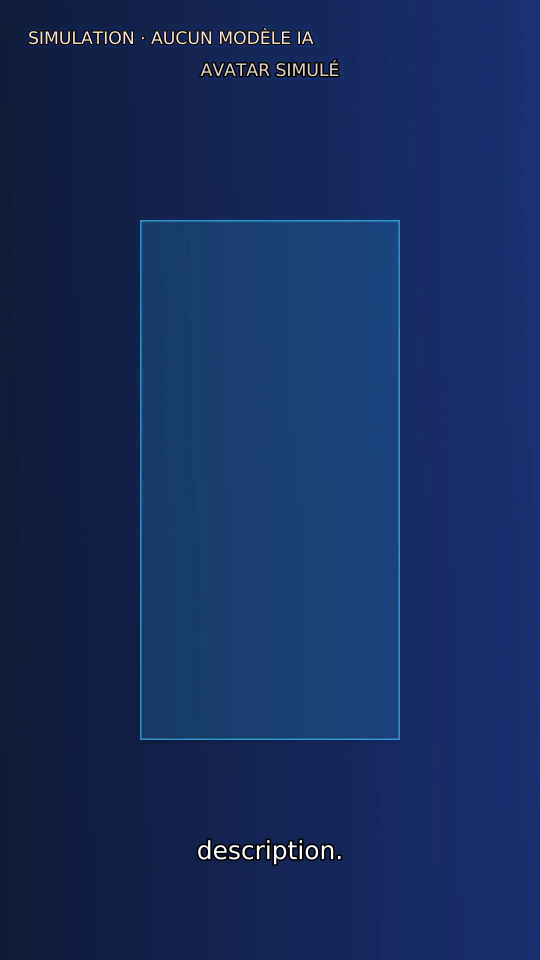
#> input picture scripts/production/artifacts/portfolio-20261026/eclat-02/references/essence-original.jpg, 1080 x 1920 px (shown at 1/2 size)
$ python portfolio_eclat_pulse.py prepare
#> lines starting #> are read from the running program, lines starting #| are printed output that depends on the picture
#!/usr/bin/env python3
import argparse
import base64
import hashlib
import io
import json
import math
from pathlib import Path
import random
import subprocess
import time
import urllib.request
import wave
from array import array

from PIL import Image, ImageDraw, ImageFont, ImageOps

ROOT = Path("artifacts/portfolio-20261026")
SIZE = (768, 1344)
FPS = 24
FILMS = {
    "eclat-02": {
        "title": "ÉCLAT / 02", "subtitle": "LA LUMIÈRE, À FLEUR DE PEAU",
        "music": "reverie", "music_date": "2020/03", "music_start": 45,
        "trim": 4.75, "card": 1.75, "duration": 15.5,
        "shots": [
            {"name": "essence", "id": 6693978, "author": "Tara Winstead",
             "page": "https://www.pexels.com/photo/bottle-with-dropper-6693978/",
             "crop": [.28, .28, .75, .85], "seed": 26102601,
             "prompt": "Prestige skincare commercial. Extreme macro of the authentic glass pipette and amber glass from this real photograph. The crop deliberately excludes the cap. A tiny glistening meniscus of clear serum moves slowly inside the transparent pipette; one small droplet catches a soft warm reflection. Controlled 2 cm lateral macro camera slide, exquisite specular highlights, shallow optical depth of field, warm ivory background, natural transparent liquid physics. Keep the exact glass geometry and original composition. One uninterrupted cinematic take, restrained and sensual. No new hands, no new bottle, no text, no labels, no logos. Silent human subjects; audio contains only a tiny liquid tick and soft room tone. No speech, no whisper, no vocals, no music."},
            {"name": "caresse", "id": 6417954, "author": "Pavel Danilyuk",
             "page": "https://www.pexels.com/photo/person-woman-hand-face-6417954/",
             "crop": [0, .03, 1, 1], "seed": 26102602,
             "prompt": "Luxury skincare beauty film from the authentic photograph. Preserve the exact adult woman's face, skin texture, fingers, transparent pipette and white clothing. A single tiny drop of serum touches her cheek beneath the eye, then her hand withdraws only two centimeters; her expression stays calm and relaxed, lips closed. An exceptionally slow cinematic camera push of a few centimeters. Soft diffused ivory window light, luminous natural skin, warm neutral color, shallow depth of field, elegant restrained beauty photography. No speaking or moving lips. No additional fingers, no warped pipette, no new product packaging, no text, no letters, no logo, no cut. Audio: extremely soft liquid touch and cloth rustle only, no voice, no whisper, no song or music."},
            {"name": "packshot", "id": 8101511, "author": "Polina",
             "page": "https://www.pexels.com/photo/close-up-photo-of-serum-bottles-8101511/",
             "crop": [.59, .30, 1, 1], "seed": 26102603,
             "prompt": "Impeccable luxury skincare product packshot, the exact single amber glass serum bottle with white dropper cap and COMPLETELY BLANK white paper label from this authentic photograph. Bottle stays upright, sealed, rigid and absolutely stationary on the same ivory textured linen. A slow, very short lateral dolly produces delicate parallax and a soft golden highlight travels along the curved amber shoulder. Keep precisely the same blank label, white cap, bottle silhouette, cloth and light direction. Warm cream and champagne palette, refined optical detail, soft window light and long elegant shadows. Only this one bottle, no additions, no opening cap, no hands, no new props. No letters or generated text anywhere. Audio: near-silent airy room tone, no voice, no whisper, no music."},
        ],
    },
    "pulse-01": {
        "title": "PULSE / 01", "subtitle": "CHAQUE MOUVEMENT COMPTE",
        "music": "catalyst", "music_date": "2020/06", "music_start": 52,
        "trim": 4.0, "card": 1.25, "duration": 13.25,
        "shots": [
            {"name": "focus", "id": 4754140, "author": "cottonbro studio",
             "page": "https://www.pexels.com/photo/woman-in-black-sports-bra-and-black-shorts-4754140/",
             "crop": [0, 0, 1, 1], "seed": 26102611,
             "prompt": "Premium activewear campaign. Keep the exact athletic adult female boxer, braided hair, graphite sports bra, black gloves and industrial boxing gym from this real photograph. She lifts her gaze with fierce focus and raises her gloved hands just slightly into a compact guard; a controlled athletic breath moves the ribbed performance fabric. Cinematic short lateral tracking camera, steel blue shadows, bright white rim light through the windows, dramatic contrast, fine realistic sweat and tactile technical fabric. Preserve identity, body anatomy and original garment seams. Short purposeful movement, no punch, no new people or equipment, no extra fingers or arms, no logos or text. Sound: close fabric rustle and glove leather creak, no vocal breath, no words, no dialogue, no singing and no music."},
            {"name": "drive", "id": 4753990, "author": "cottonbro studio",
             "page": "https://www.pexels.com/photo/woman-in-white-tank-top-and-black-shorts-sitting-on-brown-wooden-floor-4753990/",
             "crop": [0, .05, 1, 1], "seed": 26102612,
             "prompt": "A cinematic premium activewear campaign, same exact adult female athlete with two braids and graphite ribbed sports bra in this authentic industrial boxing gym photograph. Starting in the photographed low push-up position gripping the two stationary hexagonal dumbbells, she presses smoothly upward ONCE by a short distance with plausible shoulder and elbow mechanics, then holds. Her hands remain planted on the exact dumbbell handles, weights never slide. Camera is low and makes a small energetic forward tracking move, strong cool window rim light, rich dark shadows, crisp fabric texture and natural sweat. Preserve her face, outfit, braids, gym and body proportions. No extra limbs, no fast repetitions, no camera spin, no added objects, no brand or lettering. Audio: weight contact, subtle floor impact, fabric stretch only; no human voice, no words, no grunts, no singing, no music."},
            {"name": "resolve", "id": 4753988, "author": "cottonbro studio",
             "page": "https://www.pexels.com/photo/woman-in-black-sports-bra-and-black-shorts-doing-exercise-4753988/",
             "crop": [0, 0, 1, 1], "seed": 26102613,
             "prompt": "Cinematic sportswear campaign finale from the authentic photo. Preserve this exact adult female athlete, two tight braids, graphite sports bra and shorts, black boxing gloves and same industrial gym. Seated at the edge of the ring, she slowly lifts her head and locks a determined forward gaze, gently lowering the glove from her forehead toward her chin in one small controlled movement. Subtle real fabric movement and sweat highlights, powerful composed silhouette. A short low lateral dolly reveals window light, cool charcoal shadows, tactile ribbed activewear, silver-blue rim, premium cinematic contrast. Keep exact body, face, hands, gloves and original gym. No new limbs or people, no smile, no text, no visible brand, no speech. Audio: glove leather, restrained sports fabric and room tone; no voice, no singing, no words and no music."},
        ],
    },
}


# [5 lines left out: function command, not called in this run]


def probe(path):
    return json.loads(command(["ffprobe", "-v", "error", "-show_streams", "-show_format", "-of", "json", str(path)]))


def download(url, target):
    if not target.exists():
        req = urllib.request.Request(url, headers={"User-Agent": "Mozilla/5.0 SiteQuiVend-Portfolio"})
        with urllib.request.urlopen(req, timeout=120) as response:
            data = response.read(30_000_001)
        if not 20_000 < len(data) <= 30_000_000:
            raise ValueError("Unexpected source size: " + url)
        target.parent.mkdir(parents=True, exist_ok=True)
        target.write_bytes(data)


def prepare():
    records = []
    contact = Image.new("RGB", (768 * 3, 1344 * 2), "#222222")
#> contact: PIL image 2304x2688 RGB; every value is 34
    for row, (key, film) in enumerate(FILMS.items()):
        folder = ROOT / key
        for col, shot in enumerate(film["shots"]):
            url = f"https://images.pexels.com/photos/{shot['id']}/pexels-photo-{shot['id']}.jpeg"
            original = folder / "references" / f"{shot['name']}-original.jpg"
            download(url, original)
            im = ImageOps.exif_transpose(Image.open(original)).convert("RGB")
#> im is the input picture: PIL image 1080x1920 RGB; mean R, G, B 22.2, 45.1, 93
            w, h = im.size
#> w = 1080; h = 1920
            box = tuple(round(x * dim) for x, dim in zip(shot["crop"], [w, h, w, h]))
#> box = (302, 538, 810, 1632)
            cropped = im.crop(box)
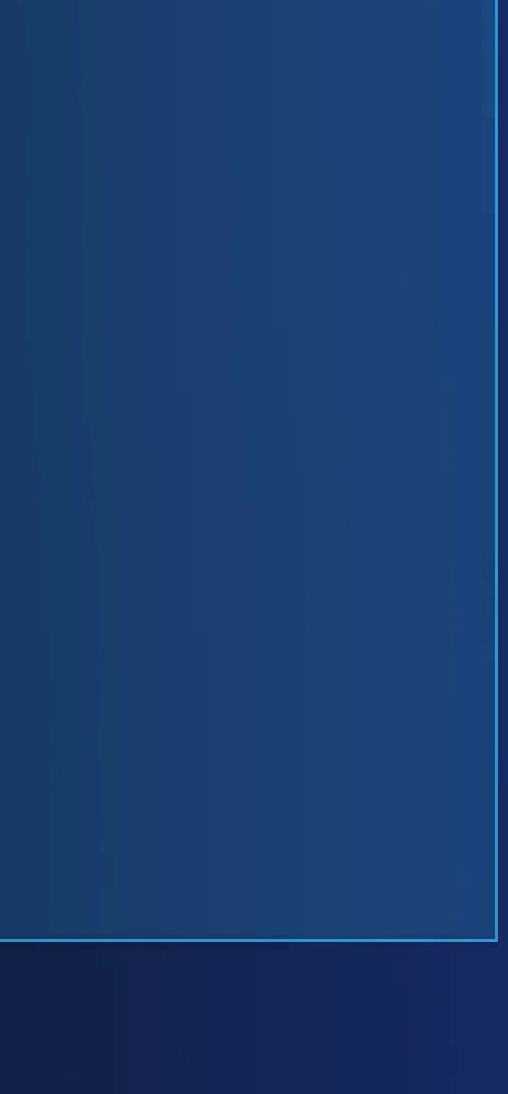
#> cropped: PIL image 508x1094 RGB; mean R, G, B 24.7, 60.3, 109.9
            if min(cropped.size) < 768:
#> (the run stopped early here; a loop or call above may not have finished)

$ run again, on scripts/production/artifacts/portfolio-20261026/eclat-02/references/essence-original.jpg
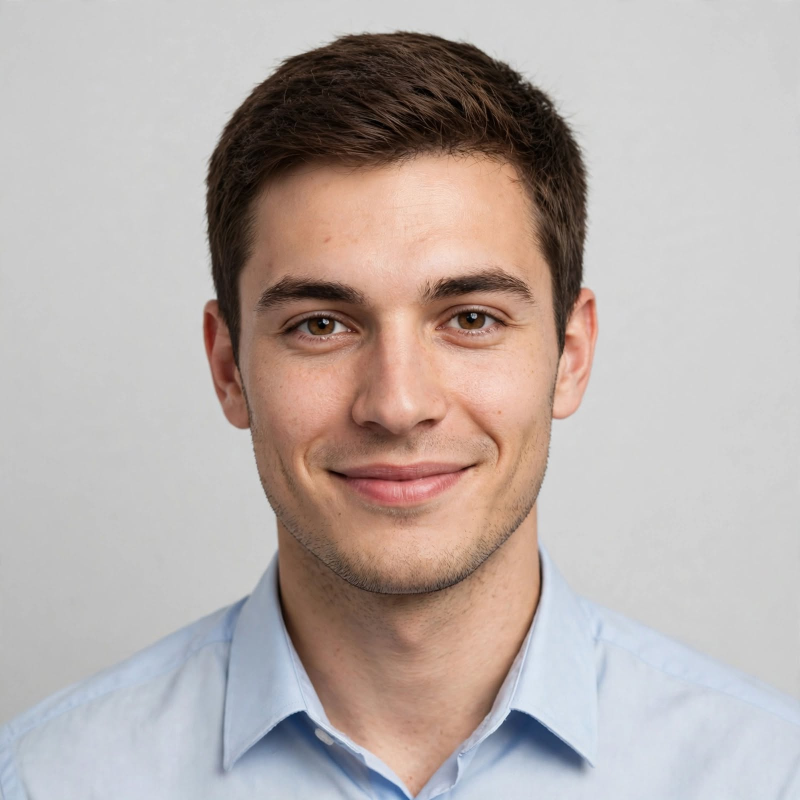
#> input picture scripts/production/artifacts/portfolio-20261026/eclat-02/references/essence-original.jpg, 1600 x 1600 px (shown at 1/2 size)
#> contact: PIL image 2304x2688 RGB; every value is 34
#> in prepare, im is the input picture: PIL image 1600x1600 RGB; mean R, G, B 184.1, 173.3, 169.6
#> in prepare, `cropped = im.crop(box)`:
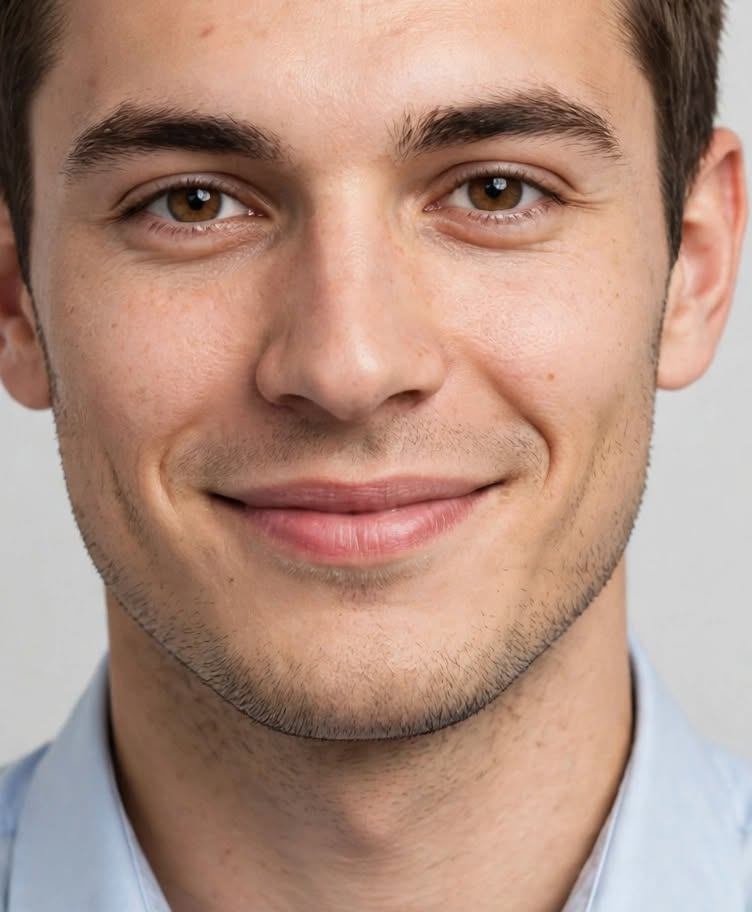
#> cropped: PIL image 752x912 RGB; mean R, G, B 177.7, 144, 129

$ run again, on scripts/production/artifacts/portfolio-20261026/eclat-02/references/essence-original.jpg
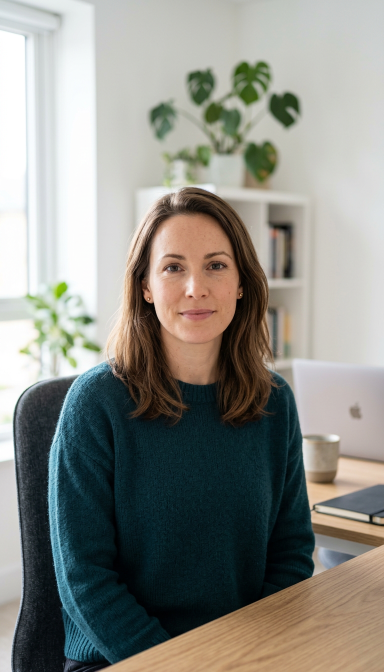
#> input picture scripts/production/artifacts/portfolio-20261026/eclat-02/references/essence-original.jpg, 768 x 1344 px (shown at 1/2 size)
#> contact: PIL image 2304x2688 RGB; every value is 34
#> in prepare, im is the input picture: PIL image 768x1344 RGB; mean R, G, B 138.9, 139.3, 132.9
#> in prepare, `cropped = im.crop(box)`:
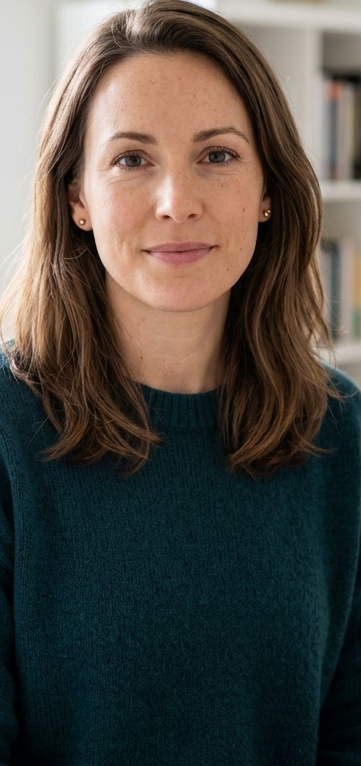
#> cropped: PIL image 361x766 RGB; mean R, G, B 79.2, 74.8, 68.3
